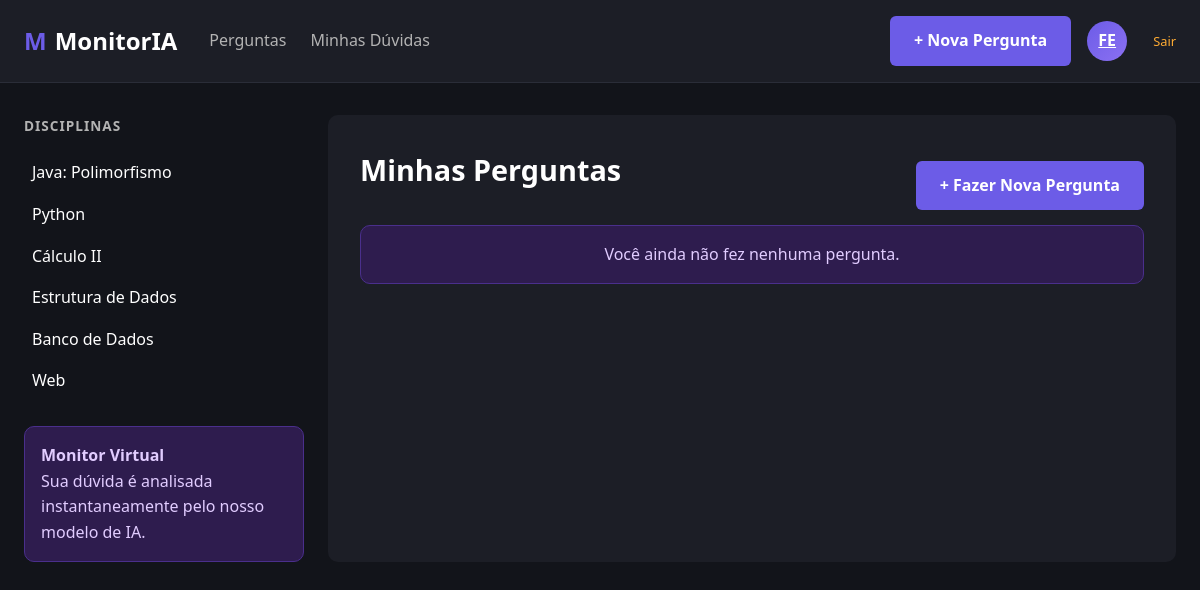
/minhas-perguntas (signed in), run on an earlier commit of the app's database.
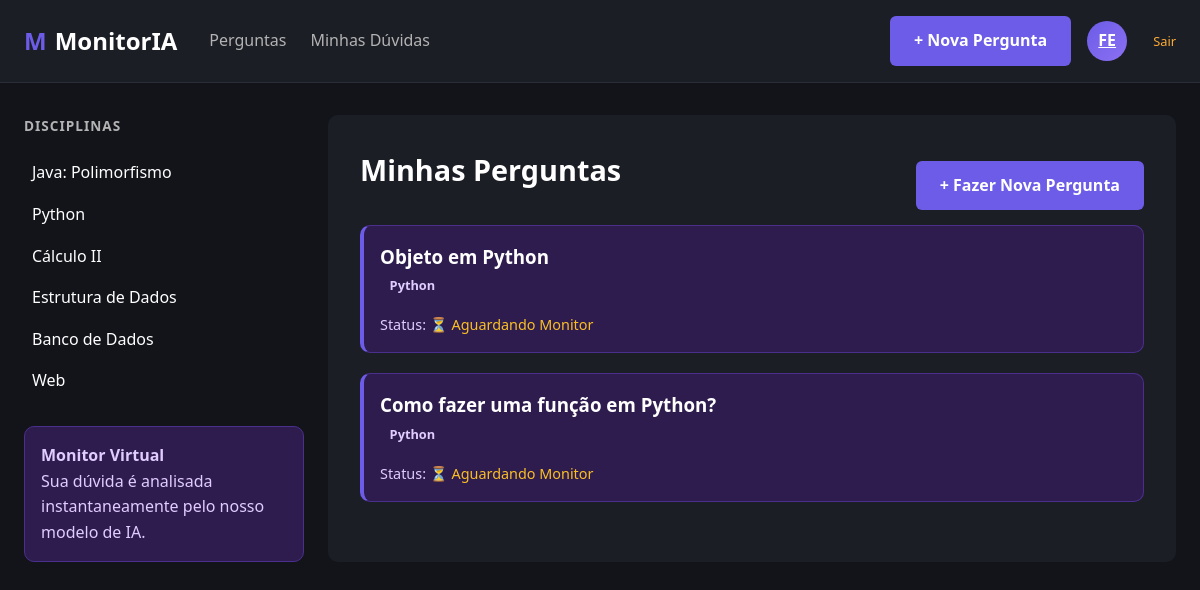
And on a later commit of the database.
### modelos/entidades.py (models this page shows)
class Pergunta(banco.Model):
    __tablename__ = 'perguntas'
    id = banco.Column(banco.Integer, primary_key=True)
    titulo = banco.Column(banco.String(200), nullable=False)
    corpo = banco.Column(banco.Text, nullable=False)
    disciplina = banco.Column(banco.String(100), nullable=False)
    usuario_id = banco.Column(banco.Integer, banco.ForeignKey('usuarios.id'), nullable=False)
    data_criacao = banco.Column(banco.DateTime, default=datetime.utcnow)
    respostas = banco.relationship('Resposta', backref='pergunta', lazy=True)

### controles/rotas_perguntas.py (the view)
@blueprint_perguntas.route('/minhas-perguntas')
def minhas_perguntas():
    if 'usuario_id' not in session:
        flash("Faça login para ver suas perguntas.", "alerta")
        return redirect(url_for('auth.login'))
    usuario_id_atual = session.get('usuario_id')
    todas = servico.listar_todas()
    minhas = [p for p in todas if p.usuario_id == usuario_id_atual]
    return render_template('minhas_perguntas.html', perguntas=minhas, disciplinas=servico.listar_disciplinas())

### repositorios/repositorio_pergunta.py (called while the page is built)
    def buscar_todas(self) -> list[Pergunta]:
        return Pergunta.query.order_by(Pergunta.data_criacao.desc()).all()

### servicos/servico_pergunta.py (called while the page is built)
    def listar_todas(self) -> list[Pergunta]:
        return self.repositorio.buscar_todas()

    def listar_disciplinas(self) -> list[str]:
        return ["Java: Polimorfismo", "Python", "Cálculo II", "Estrutura de Dados", "Banco de Dados", "Web"]

### templates/minhas_perguntas.html
{% extends 'base.html' %}
{% block content %}
    <div style="display: flex; justify-content: space-between; align-items: center;">
        <h2 class="titulo-pagina">Minhas Perguntas</h2>
        <a href="{{ url_for('perguntas.fazer_pergunta') }}" class="btn btn-roxo">+ Fazer Nova Pergunta</a>
    </div>
    {% if perguntas %}
        {% for pergunta in perguntas %}
            <div class="box-ia" style="margin-bottom: 20px; border-left: 4px solid var(--roxo-principal);">
                <h3><a href="{{ url_for('perguntas.ver_pergunta', id=pergunta.id) }}" style="color: white; text-decoration: none;">{{ pergunta.titulo }}</a></h3>
                <span class="badge">{{ pergunta.disciplina }}</span>
                <div style="margin-top: 15px; font-size: 0.9em;">
                    Status:
                    {% set resolvida = false %}
                    {% for r in pergunta.respostas %}
                        {% if r.solucao %} {% set resolvida = true %} {% endif %}
                    {% endfor %}
                    {% if resolvida %}
                        <span style="color: #4ade80;">✅ Resolvida</span>
                    {% else %}
                        <span style="color: #fbbf24;">⏳ Aguardando Monitor</span>
                    {% endif %}
                </div>
            </div>
        {% endfor %}
    {% else %}
        <div class="box-ia" style="text-align: center;">
            <p>Você ainda não fez nenhuma pergunta.</p>
        </div>
    {% endif %}
{% endblock %}

What changed in the data, as far as the page shows it:
added Pergunta: titulo "Objeto em Python", disciplina "Python"
added Pergunta: titulo "Como fazer uma função em Python?", disciplina "Python"
Also different on the page:
text no longer shown: "Você ainda não fez nenhuma pergunta."
